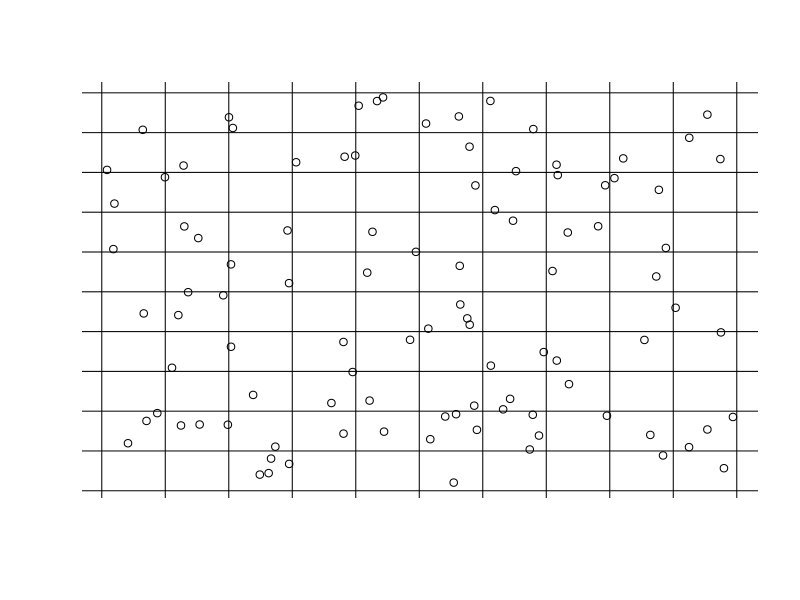
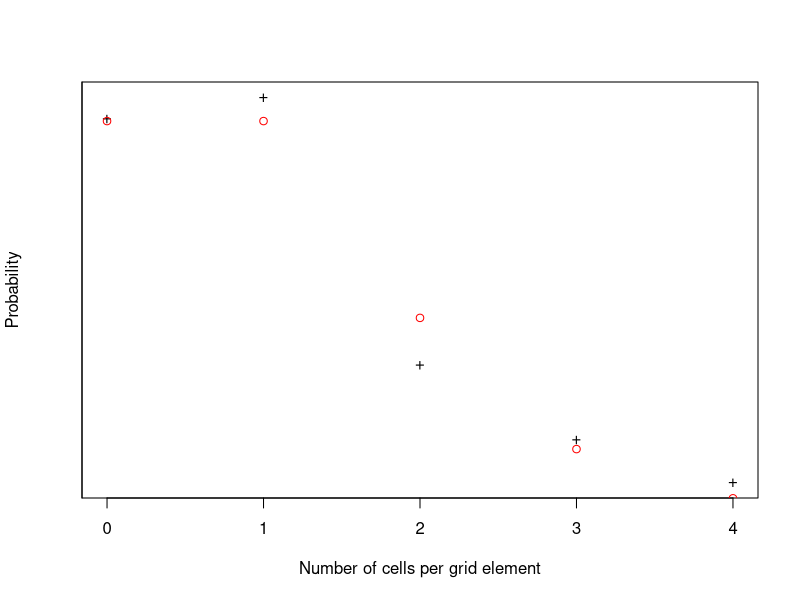

Here is the R script that generated these plots, in order:
# uniform random pattern of cells
n <- 10 # length of domain
x <- runif(100,0,n)
y <- runif(100,0,n)
plot(x, y, xlab="", ylab="", axes=FALSE)

# draw grid for counting
abline(h=0:n) # horizontal lines
abline(v=0:n) # vertical lines

# count automatically
c <- matrix(numeric(10^2),nrow=10)
# visit all points and convert coordinates into integers
for (i in 1:length(x)) {
	xi <- ceiling(x[i])
	yi <- ceiling(y[i])
	c[yi,xi] <- c[yi,xi] + 1
}
c

# vector c contains counts: number of events in each interval
cs <- table(c) # produces a table object (a kind of list) summarizing all counts
cs <- cs[] # convert list into vector of counts
cs
k <- min(c):max(c)

# fit count data to Poisson distribution
require(MASS) # fitdistr() function is in package MASS
f <- fitdistr(c,"poisson") # fit counts to Poisson distribution
fc <- coef(f) # get coefficients (parameters) from the fit, Poisson has only 1!
fc
d <- dpois(k,lambda=fc) # calculate (probability) densities of theoretical Poisson distribution with fitted lambda

# plot count data and then fitted Poisson distribution on top of data
plot(k,cs/sum(cs),xlab="Number of cells per grid element",ylab="Probability",las=1,pch="+") # normalize counts by total
points(k,d,col="red")
